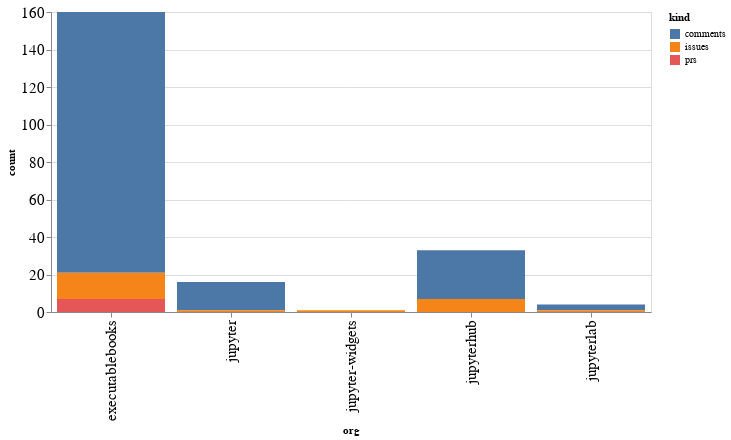

Notebook code cell kept with this figure:
### Code cell
alt.Chart(org_summaries, width=600).mark_bar().encode(
    x='org',
    y='count',
    color='kind',
    tooltip="org"
)

### Figure 1 — Vega-Lite specification as saved in the notebook (floating-point values rounded to 4 significant figures)
{"config": {"axisLeft": {"labelFontSize": 15}, "axisBottom": {"labelFontSize": 15}}, "data": {"name": "data-4c27473574d861ba8d55c99f3e33672c"}, "mark": "bar", "encoding": {"color": {"type": "nominal", "field": "kind"}, "tooltip": {"type": "nominal", "field": "org"}, "x": {"type": "nominal", "field": "org"}, "y": {"type": "quantitative", "field": "count"}}, "width": 600, "$schema": "https://vega.github.io/schema/vega-lite/v4.8.1.json", "datasets": {"data-4c27473574d861ba8d55c99f3e33672c": [{"org": "executablebooks", "kind": "comments", "count": 139}, {"org": "executablebooks", "kind": "issues", "count": 14}, {"org": "executablebooks", "kind": "prs", "count": 7}, {"org": "jupyter", "kind": "comments", "count": 15}, {"org": "jupyter", "kind": "issues", "count": 1}, {"org": "jupyter-widgets", "kind": "issues", "count": 1}, {"org": "jupyterhub", "kind": "comments", "count": 26}, {"org": "jupyterhub", "kind": "issues", "count": 7}, {"org": "jupyterlab", "kind": "comments", "count": 3}, {"org": "jupyterlab", "kind": "issues", "count": 1}]}}
